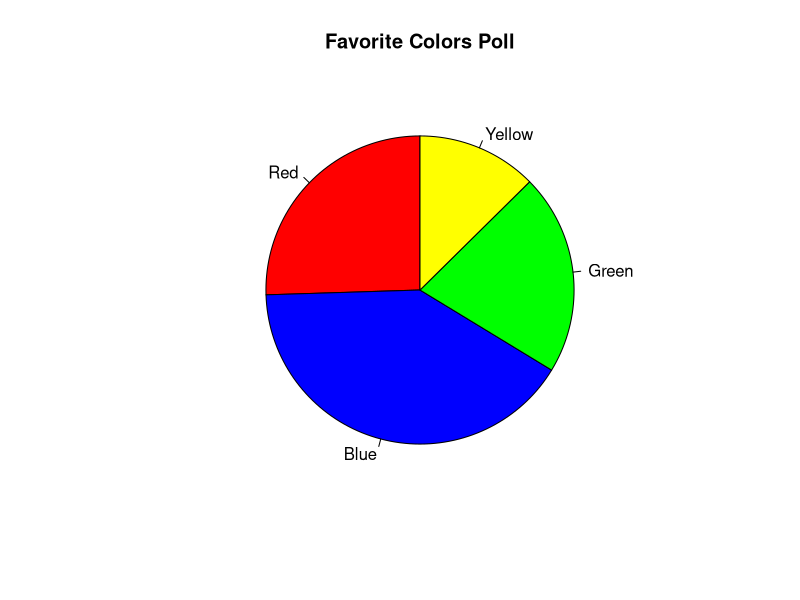

The R script that drew this image:
#this file will help me practice the numeric data type
#I will create a fictional poll that asks 100 people what their favorite color is

color <- c("Red", "Blue", "Green", "Yellow")

percentages <- c(25.5, 40.8, 21.1, 12.6)

#I will now create a pie chart based on these results

pie(percentages, label = color, main = "Favorite Colors Poll", init.angle = 90, col = color)